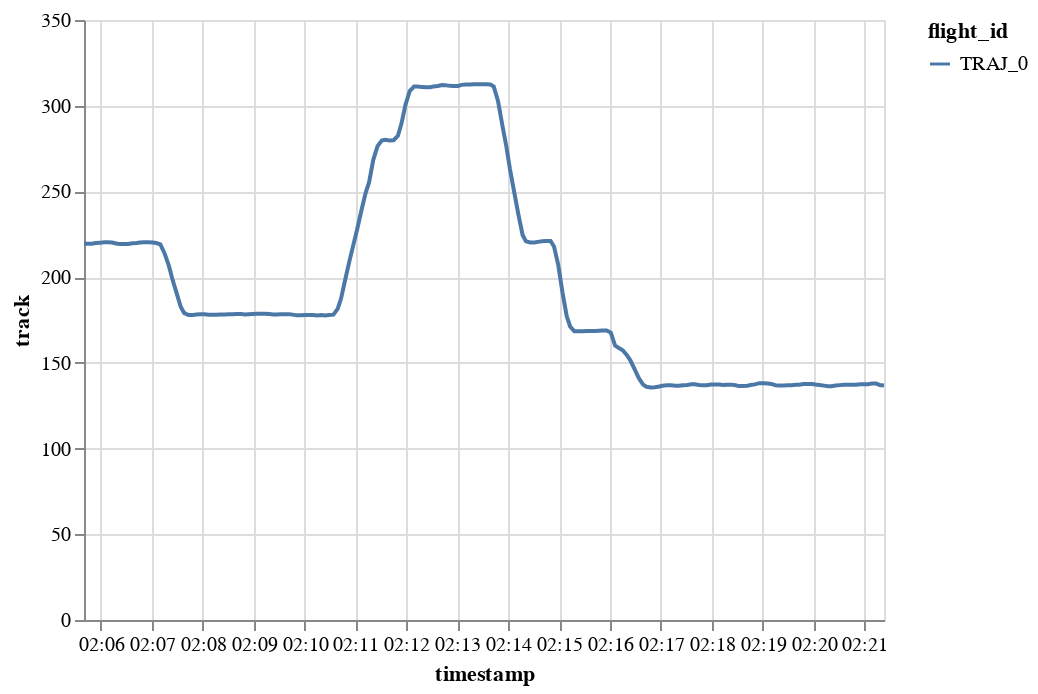

Here is the notebook cell this chart was saved with:
### Code cell
traffic[0].chart().encode(alt.Y("track"), alt.X("timestamp"), alt.Color("flight_id"))

### Figure 1 — Vega-Lite specification as saved in the notebook (floating-point values rounded to 4 significant figures; data arrays with more than 128 entries replaced by an {"elided": "..."} marker saying what was removed)
{"config": {"view": {"continuousWidth": 400, "continuousHeight": 300}}, "data": {"name": "data-7dd524c90c11d8b0c152056e43b8792c"}, "mark": "line", "encoding": {"color": {"type": "nominal", "field": "flight_id"}, "x": {"type": "temporal", "field": "timestamp"}, "y": {"type": "quantitative", "field": "track"}}, "$schema": "https://vega.github.io/schema/vega-lite/v4.8.1.json", "datasets": {"data-7dd524c90c11d8b0c152056e43b8792c": {"elided": "200 records"}}}
